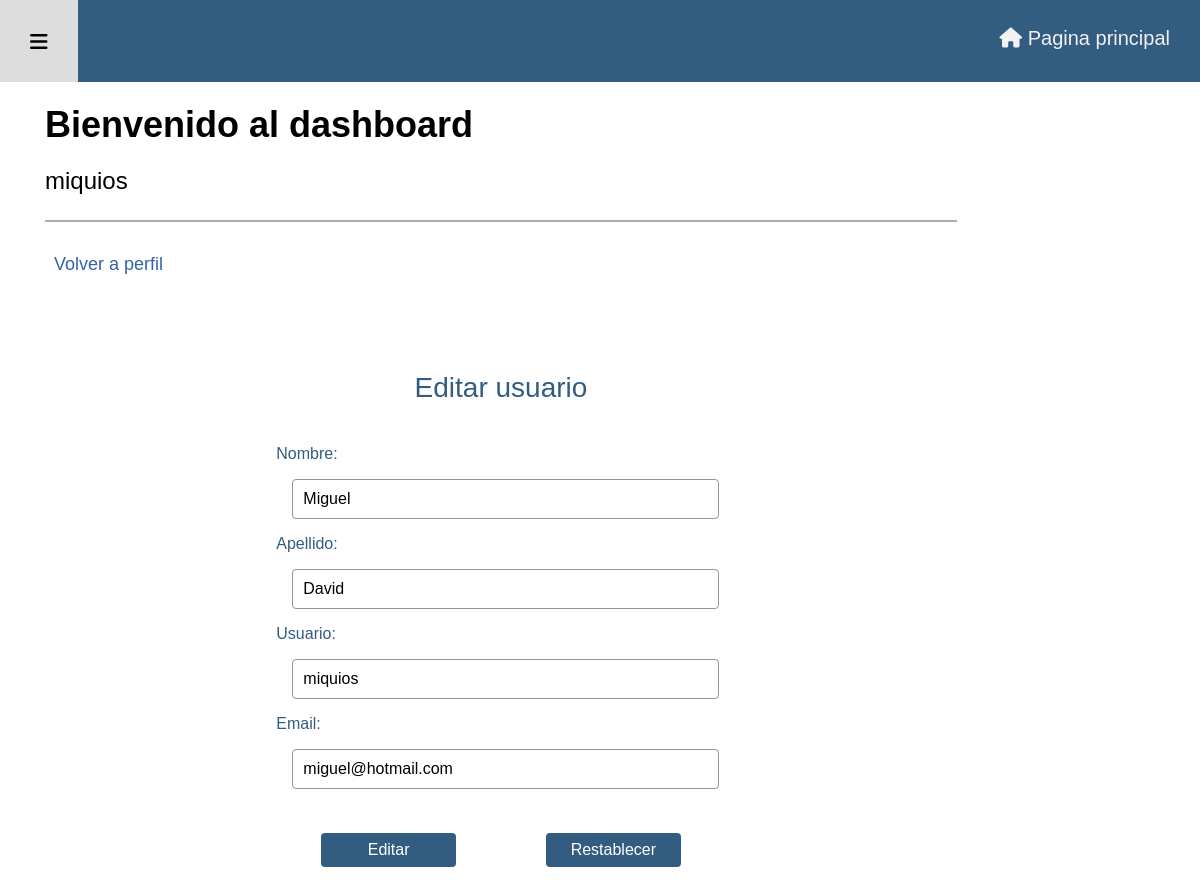
The app's page /admin/perfil.php?direccion=editar_perfil (signed in) with its own data.
### tables this page shows
CREATE TABLE IF NOT EXISTS `usuarios` (
  `ci_usuario` int(11) NOT NULL,
  `primer_nombre` varchar(255) NOT NULL,
  `apellido` varchar(255) NOT NULL,
  `usuario` varchar(255) NOT NULL,
  `email` varchar(255) NOT NULL,
  `contrasena` varchar(255) NOT NULL,
  `rol` varchar(255) NOT NULL DEFAULT 'estudiante',
  PRIMARY KEY (`ci_usuario`)
);

### admin/admin_includes/editar_perfil.php (the view, shortened to what this page needs)
<?php
if(isset($_SESSION['ci'])) {
	$ci_usuario = $_SESSION['ci'];
}
$query = "SELECT primer_nombre, apellido, usuario, email FROM usuarios ";
$query .= "WHERE ci_usuario = ? ";
$stmt = mysqli_stmt_init($conexion);
$preparar = mysqli_stmt_prepare($stmt, $query);
if(!$preparar) {
	die('Query fallido' . mysqli_error($conexion));
} else {
	mysqli_stmt_bind_param($stmt, "i", $ci_usuario);
	mysqli_stmt_execute($stmt);
	$seleccionar_datos_usuario = mysqli_stmt_get_result($stmt);
	while($fila = mysqli_fetch_assoc($seleccionar_datos_usuario)) {
		$nombre = $fila['primer_nombre'];
		$apellido = $fila['apellido'];
		$usuario = $fila['usuario'];
		$email = $fila['email'];
	}
}
?>
<a class="boton-activo" href="perfil.php">Volver a perfil</a>
<div class="contenedor-principal-form">
<form id="editar-perfil" class="crear-profesor" action="" method="POST">
<div class="direccion-texto">
<div class="contenedor-titulo">
	<h3 id="titulo">Editar usuario</h3>
</div>
<label for="nombre" id="">Nombre: </label>
<input type="text" id="nombre" name="nombre_usuario" value="<?php echo $nombre; ?>">
<label for="apellido">Apellido: </label>
<input type="text" id="apellido" name="apellido" value="<?php echo $apellido; ?>">
<label for="usuario">Usuario: </label>
<input type="text" id="usuario" name="usuario" value="<?php echo $usuario; ?>">
<label for="email">Email: </label>
<input type="text" id="email" name="email" value="<?php echo $email; ?>">
<div class="direccion-botones">
	<button type="submit" class="boton-enviar" id="enviar" name="editar_usuario">Editar</button>
	<button type="reset" class="boton-reset">Restablecer</button>
</div>
</div>
</form>
</div>

### admin/adm_estilos/estilo-admin.css (style rules this page uses)
html { font-family: 'Josefin Sans', Arial; src: url(adm_fuentes/JosefinSans-VariableFont_wght.ttf); }
body { background-color: white; margin: 0; font-size: 1.125rem; font-weight: 400; line-height: 1.75em; }
.boton-activo { text-decoration: none; color: #3264a8; padding: .5em; }
.contenedor-principal-form { width: 70%; margin: 0 auto; color: #335C81; position: relative; transition: 0.5s; }
.contenedor-principal-form label { font-style: normal; }
.crear-profesor input[type="text"], .crear-profesor select, .crear-profesor label, .crear-profesor textarea, .crear-profesor button[type="submit"] { font: 400 1rem 'Josefin-sans', 'Arial'; }
.crear-curso, .crear-profesor { padding: 1.25em; margin: 2.25em 4em; }
.crear-curso h3, .crear-profesor h3 { font-size: 1.75rem; font-weight: 300; margin-bottom: 1.5em; text-align: center; }
.crear-profesor input[type="text"], .crear-profesor select { width: 90%; border: 1px solid #939693; background: #FFF; margin: 1em 1em; padding: 10px; border-radius: 4px; }
.direccion-texto { display: flex; flex-direction: column; justify-content: center; }
.crear-profesor button[type="submit"], .crear-profesor button[type="reset"] { cursor: pointer; width: 30%; border: none; background: #335C81; color: #FFF; padding: .5em .25em; font-size: 1rem; border-radius: 4px; margin-top: 1.75em; }
.direccion-botones { display: flex; justify-content: space-around; }

### records on screen
usuarios: nombre_usuario "Miguel", apellido "David", usuario "miquios", email "miguel@hotmail.com"

### other values on screen
$_SESSION['usuario'] "miquios"
